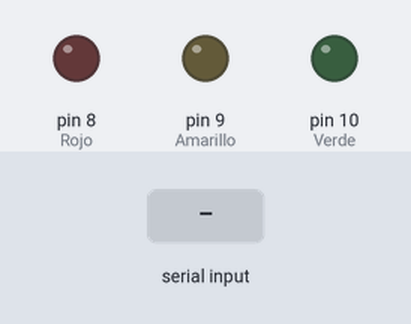
Simulated run of this sketch. Board: Arduino Uno, built with avr-gcc and run on an emulated ATmega328P. On the bench: output pins drawn as LEDs (lit = HIGH). Inputs (shaded band) come from the test bench.

Above: at 1.2 s.
1.3 s: "B" received over Serial
At 2.3 s:
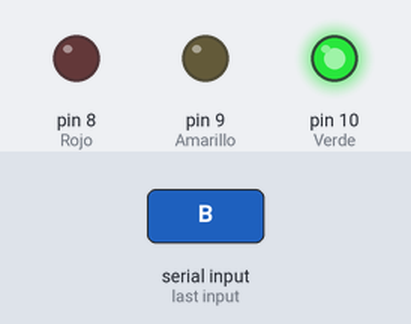
At 10.5 s:
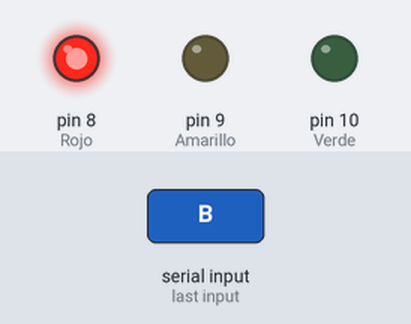
Timing chart, 0 to 10.8 s (numbered marks = the images above; inputs shaded):
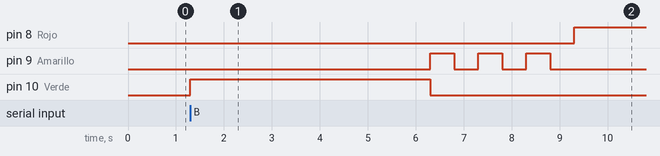

Measured:
- after the input at 1.3 s, pin 8 (Rojo): LOW → HIGH after 8.0 s; pin 9 (Amarillo): alternates HIGH for 0.50 s and LOW for 0.50 s, 6 changes in all, then stays LOW, starting after 5.0 s; pin 10 (Verde): LOW → HIGH at once, → LOW 5.0 s later

The sketch:

SemaforoArduino.ino
```cpp
int Rojo = 8;
int Verde = 10;
int Amarillo = 9;
char mensaje;

void setup() {
  pinMode(Rojo, OUTPUT);
  pinMode(Verde, OUTPUT);
  pinMode(Amarillo, OUTPUT);
  Serial.begin(9600);
}

void loop() {
  if (Serial.available() > 0) {
    mensaje = Serial.read();
    if (mensaje == 'B') {
       digitalWrite(Verde, LOW);
      digitalWrite(Amarillo, LOW);
      digitalWrite(Rojo, LOW);
      semaforo();
    }
    else if(mensaje == 'C'){
      digitalWrite(Verde, HIGH);
     digitalWrite(Amarillo, LOW);
     digitalWrite(Rojo, LOW);
    }
     else if(mensaje == 'D'){
      digitalWrite(Verde, LOW);
     digitalWrite(Amarillo, HIGH);
     digitalWrite(Rojo, LOW);
    }
     else if(mensaje == 'A'){
      digitalWrite(Verde, LOW);
     digitalWrite(Amarillo, LOW);
     digitalWrite(Rojo, HIGH);
    }
    else{
      digitalWrite(Verde, LOW);
     digitalWrite(Amarillo, LOW);
     digitalWrite(Rojo, LOW);
    }
  }
}

void semaforo() {
  digitalWrite(Verde, HIGH);
  delay(5000);
  digitalWrite(Verde, LOW);
  digitalWrite(Amarillo, HIGH);
  delay(500);
  digitalWrite(Amarillo, LOW);
  delay(500);
  digitalWrite(Amarillo, HIGH);
  delay(500);
  digitalWrite(Amarillo, LOW);
  delay(500);
   digitalWrite(Amarillo, HIGH);
   delay(500);
  digitalWrite(Amarillo, LOW);
  delay(500);
  digitalWrite(Rojo, HIGH);
  delay(5000);
  digitalWrite(Rojo, LOW);
  delay(10);
}
```
